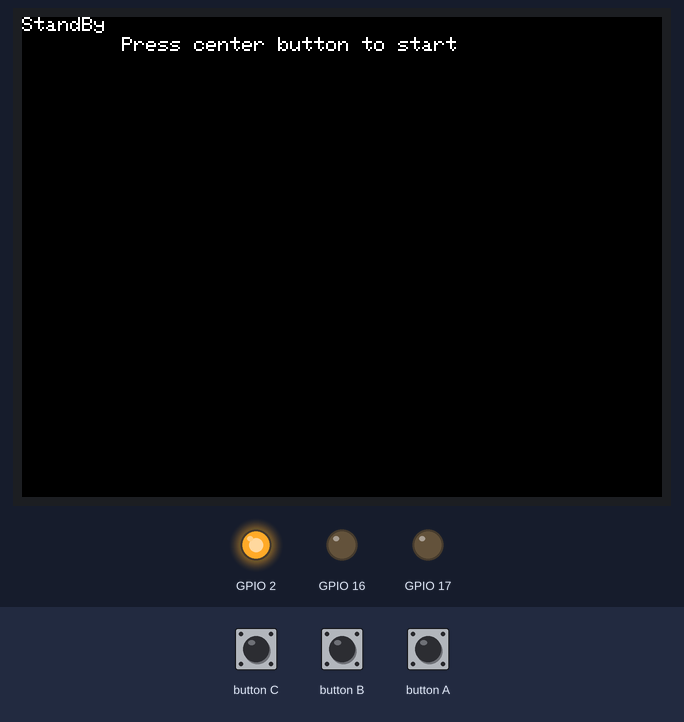
Simulated run of this program. Board: ESP32. On the bench: 320×240 colour display, output pins drawn as LEDs (lit = HIGH). The inputs (shaded band) are chosen by the test bench. What the program prints to the serial monitor is not drawn.

Above: at 1.3 s.
1.4 s: button B pressed for 0.15 s
At 2.0 s:
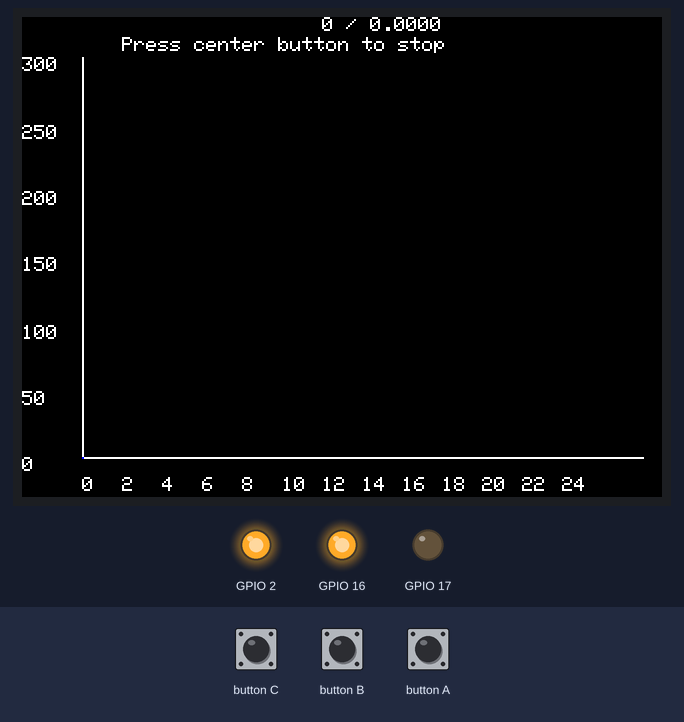
4.5 s: button B pressed for 1 s
At 6.3 s:
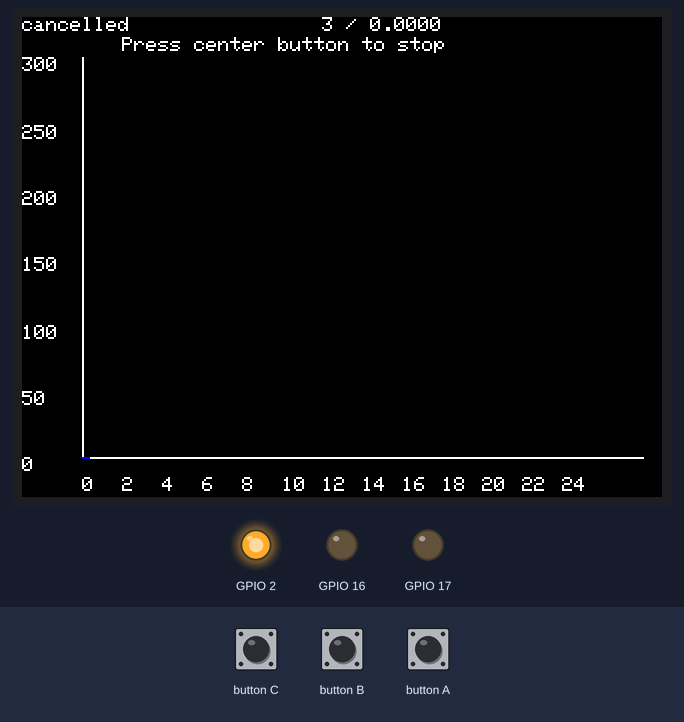
At 7.4 s:
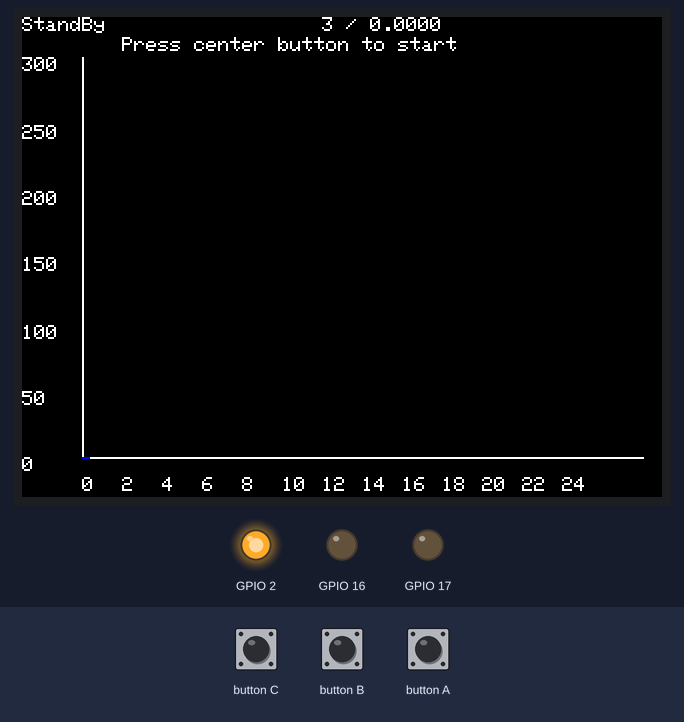
Timing chart, 0 to 8.9 s (numbered marks = the images above; inputs shaded):
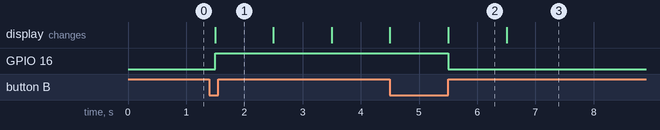

The program:

main.cpp
```cpp
#include <Arduino.h>
#include <M5Stack.h>
#include <MAX31855.h>
#include <ReflowProfile.h>
#include <SPI.h>

#define MAX_PROCESS_DURATION 240

// axis profile
const uint16_t tempMax = 300;
const uint16_t timeMax = 280;
const uint16_t axisXLength = 280;
const uint16_t axisYLength = 200;
const uint16_t axisXOrigin = 30;
const uint16_t axisYOrigin = 220;

bool isProcessing;
unsigned int timerCount;
ReflowProfile *reflowProfile;
void StandbyRoutine();
void ProcessRoutine();
void DrawAxis();
void DrawLineOnGraph(float x0, float y0, float x1, float y1, uint32_t color);

void setup() {
  // M5Stack Setup
  M5.begin(true, false);
  M5.Speaker.setVolume(1);

  // Thermocouple setup
  max31855.begin(THERMO_COUPLE_SCK, THERMO_COUPLE_MISO, THERMO_COUPLE_MOSI,
                 THERMO_COUPLE_SLAVE);

  // heat control setup
  reflowProfile = new ReflowProfile();
}

void loop() {
  // standby
  while (!isProcessing) {
    m5.update();
    StandbyRoutine();
    vTaskDelay(1);
  }

  // starting process
  m5.Lcd.clear();
  DrawAxis();
  M5.Lcd.drawString("Press center button to stop", 50, 10);
  reflowProfile->Initialize();

  // in process
  while (isProcessing) {
    m5.update();
    ProcessRoutine();
    vTaskDelay(1000);
  }
}

void StandbyRoutine() {
  M5.Lcd.drawString("StandBy    ", 0, 0);
  M5.Lcd.drawString("Press center button to start", 50, 10);
  if (M5.BtnB.wasPressed()) {
    isProcessing = true;
  }
}

void ProcessRoutine() {
  // thermocouple error
  if (max31855.readThermocoupleTemperature() > 0) {
    M5.Lcd.drawString("error", 0, 0);
    timerCount = 0;
    isProcessing = false;
    reflowProfile->Stop();
    return;
  }

  // exceed max process time
  if (timerCount > MAX_PROCESS_DURATION) {
    timerCount = 0;
    isProcessing = false;
    reflowProfile->Stop();
    return;
  }

  // cancel button pressed
  if (M5.BtnB.wasPressed()) {
    M5.Lcd.drawString("cancelled", 0, 0);
    timerCount = 0;
    reflowProfile->Stop();
    isProcessing = false;
    return;
  }

  M5.Lcd.drawString(
      String(timerCount, DEC) + " / " + String(max31855.thermocoupleTemp, 4),
      150, 0);
  DrawLineOnGraph(timerCount, max31855.thermocoupleTemp, timerCount,
                  max31855.thermocoupleTemp, TFT_BLUE);
  timerCount++;

  reflowProfile->ControlRoutine(max31855.thermocoupleTemp);
  if (reflowProfile->IsFinished()) {
    isProcessing = false;
    reflowProfile->Stop();
  }
  if (reflowProfile->IsIndexChanged()) {
    m5.Speaker.tone(441, 200);
  }
}

void DrawAxis() {
  // x axis
  m5.Lcd.drawLine(axisXOrigin, axisYOrigin, axisXOrigin + axisXLength,
                  axisYOrigin, TFT_WHITE);
  // y axis
  m5.Lcd.drawLine(axisXOrigin, axisYOrigin, axisXOrigin,
                  axisYOrigin - axisYLength, TFT_WHITE);
  for (int i = 0; i < 13; i++) {
    m5.Lcd.drawString(
        String((uint16_t)(20 * i / 10), DEC),
        axisXOrigin + (int)((float)axisXLength / timeMax * 20 * i), 230);
  }
  for (int i = 0; i < 7; i++) {
    m5.Lcd.drawString(
        String((uint16_t)(50 * i), DEC), 0,
        axisYOrigin - (int)((float)axisYLength / tempMax * 50 * i));
  }
}

void DrawLineOnGraph(float x0, float y0, float x1, float y1, uint32_t color) {
  m5.Lcd.drawLine(axisXOrigin + (int)((float)axisXLength / timeMax * x0),
                  axisYOrigin - (int)((float)axisYLength / tempMax * y0),
                  axisXOrigin + (int)((float)axisXLength / timeMax * x1),
                  axisYOrigin - (int)((float)axisYLength / tempMax * y1),
                  color);
}
```

Measured:
- after the input at 1.4 s, GPIO 16: LOW → HIGH after 0.10 s; the display: changes after 0.10 s (image 1)
- after the input at 4.5 s, GPIO 16: HIGH → LOW after 1.0 s; the display: changes after 1.0 s (image 2)
- what the display in image 2 shows lasts 1.0 s, from 5.5 s to 6.5 s
